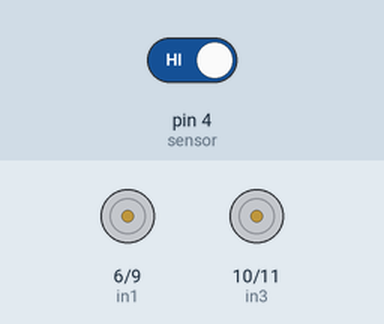
The sketch below on a simulated Arduino Uno, built with avr-gcc and run on an emulated ATmega328P. Shown: motor-driver pin pairs drawn as motors (green arrow = first pin HIGH = forward, orange = second pin HIGH = backward, longer = more drive, scaled by the enable pin). The inputs (shaded band) are chosen by the test bench; at power-on: pin 4 (sensor) HIGH.

Above: at 1.8 s.
1.9 s: pin 4 (sensor) driven LOW
At 3.2 s:
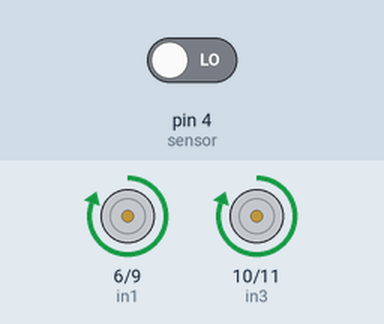
3.5 s: pin 4 (sensor) driven HIGH
At 5.3 s:
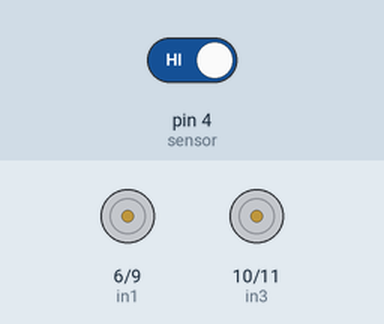
Timing chart, 0 to 6.8 s (numbered marks = the images above; inputs shaded):
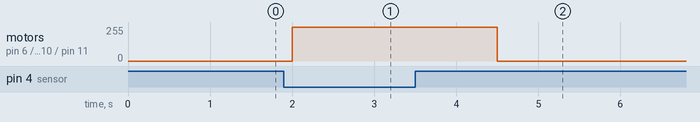

Measured:
- after the input at 1.9 s, motor on pin 6 (in1) / pin 9 (in2), motor on pin 10 (in3) / pin 11 (in4): stopped → forward 255/255 after 0.10 s
- after the input at 3.5 s, motor on pin 6 (in1) / pin 9 (in2), motor on pin 10 (in3) / pin 11 (in4): forward 255/255 → stopped after 1.0 s

The sketch:

motor_line_tracking_combined.ino
```cpp
// Motor A connections
int enA = 3;
int in1 = 6;
int in2 = 9;
// Motor B connections
int enB = 1;
int in3 = 10;
int in4 = 11;

void setup()
{
  // Set all the motor control pins to outputs
  pinMode(enA, OUTPUT);
  pinMode(enB, OUTPUT);
  pinMode(in1, OUTPUT);
  pinMode(in2, OUTPUT);
  pinMode(in3, OUTPUT);
  pinMode(in4, OUTPUT);

  // Turn off motors - Initial state
  digitalWrite(in1, LOW);
  digitalWrite(in2, LOW);
  digitalWrite(in3, LOW);
  digitalWrite(in4, LOW);
}

void loop()
{
if(digitalRead(4)==0){ // Line Tracking sensor is connected with pin 4 of the Arduino
  goStraight();
}
else{
  stopMoving();
}
delay(500);
}


void goStraight() {
  // Set motors to maximum speed
  // For PWM maximum possible values are 0 to 255
  analogWrite(enA, 255);
  analogWrite(enB, 255);

  // Turn on motor A & B
  digitalWrite(in1, HIGH);
  digitalWrite(in2, LOW);
  digitalWrite(in3, HIGH);
  digitalWrite(in4, LOW);
  delay(2000);

}

void stopMoving(){
  digitalWrite(in1, LOW);
  digitalWrite(in2, LOW);
  digitalWrite(in3, LOW);
  digitalWrite(in4, LOW);

}
```
